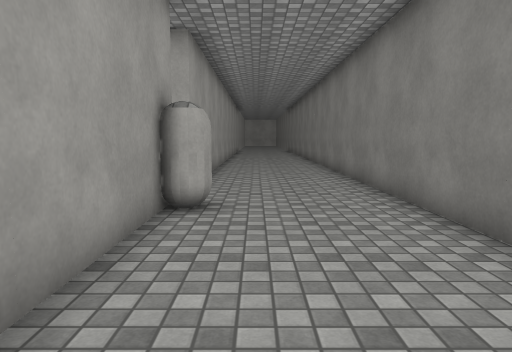
[1] (above)

17 first-person views from a walk through a scene from a Unity 3-D project. The camera is 1.3 m above the floor, tilts 6° down and sees 70° across. The floor is counted in squares, 1 m on a side. Each view is taken from the middle of a square. On the plan, view 1 faces up. The plan holds only what a view shows up to about 15 squares ahead; the rest is blank. The place goes on beyond the plan. The player character is not drawn. Some animated figures are left out. Surface patterns are stand-ins for the level's own textures.

[2]
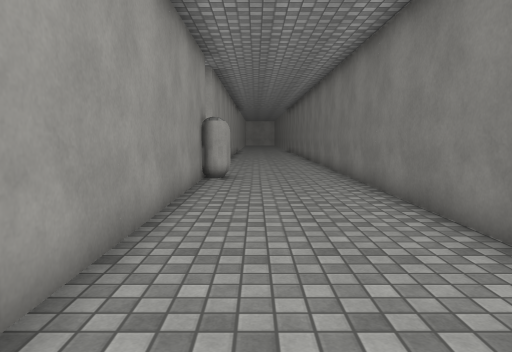

[3]
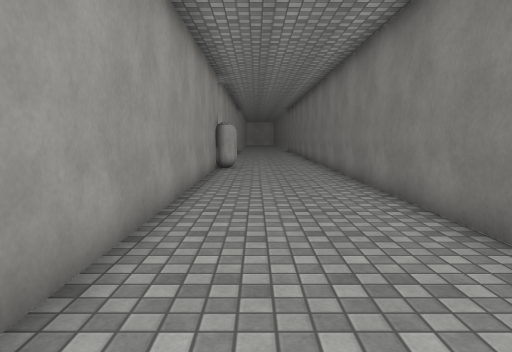

[4]
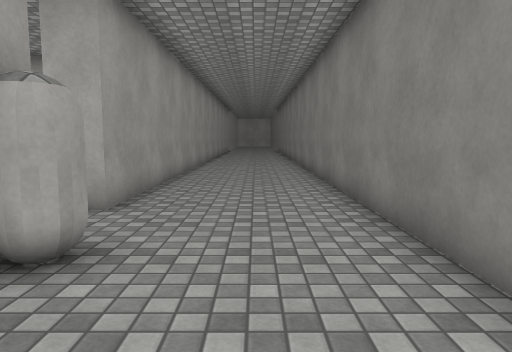

[5]
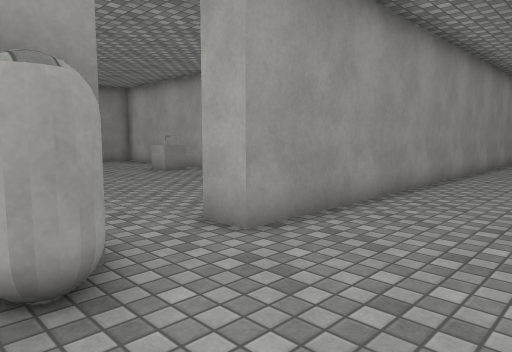

[6]
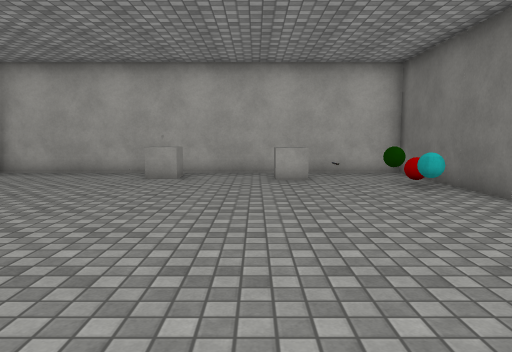

[7]
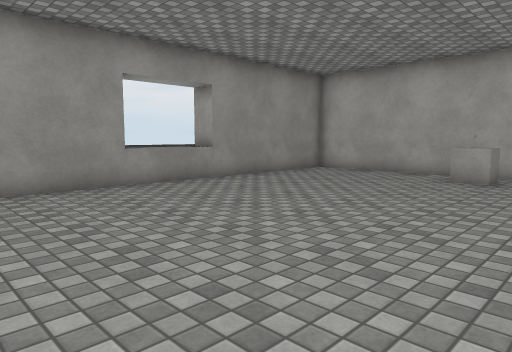

[8]
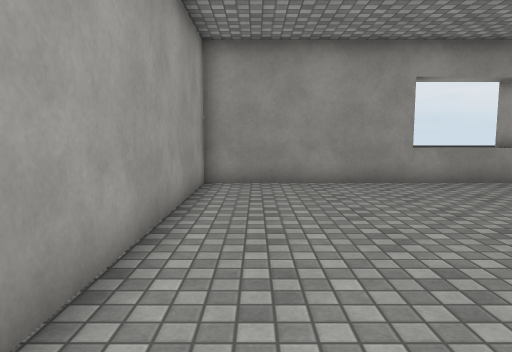

[9]
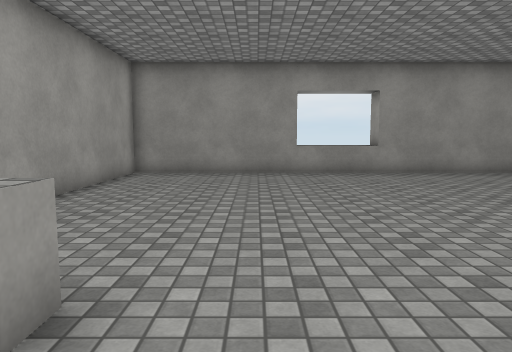

[10]
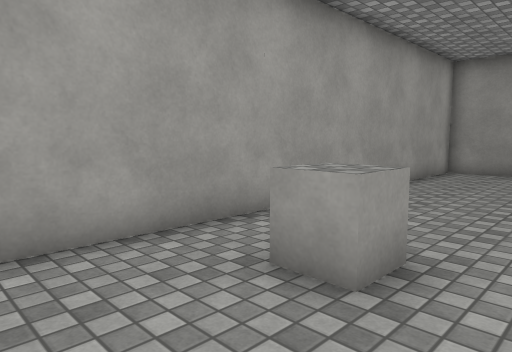

[11]
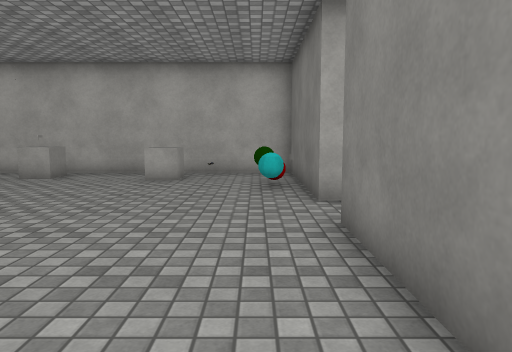

[12]
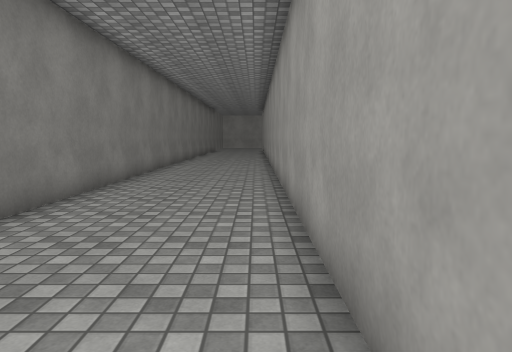

[13]
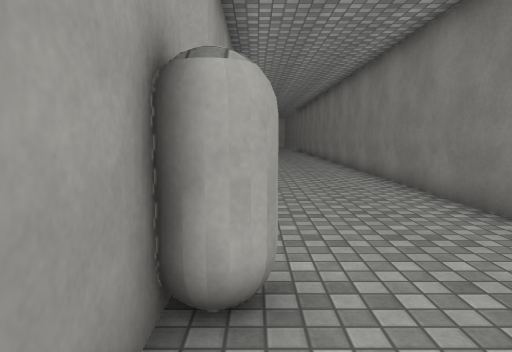

[14]
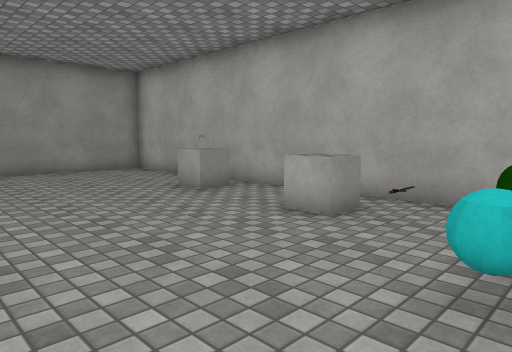

[15]
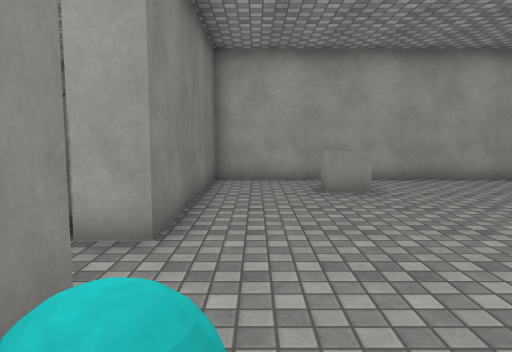

[16]
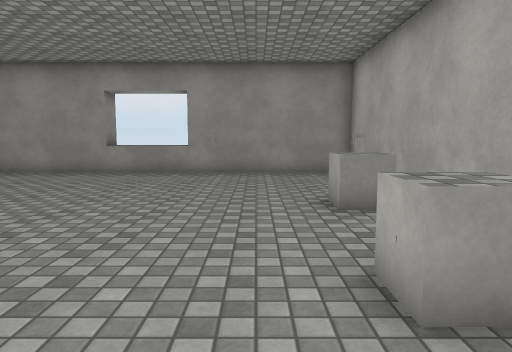

[17]
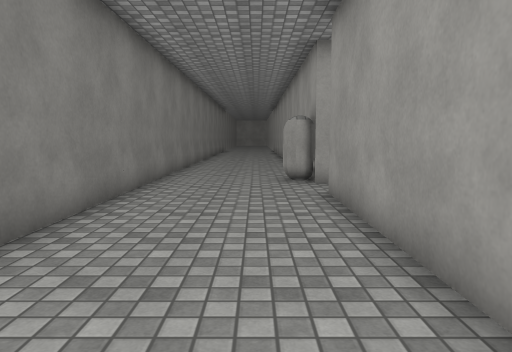

### Floor plan
Points are (right, up) in squares from view 1. A wall is a line through its corners. A room is listed if a view was taken in it or the views show most of it. See-through windows are left out.
Room 1 (views 1, 2, 3, 4, 5, 12, 13, 17)
walls: (-2.7, 7.5) (-1.7, 7.5) (-1.7, -10.1); (3.1, -10) (3.1, 18.5); (-1.7, 18.5) (-1.7, 9.5) (-2.7, 9.5)
ways out: opening at (-2, 8.5) to room 2
objects: capsule (-1, 7)
Room 2 (views 6, 7, 8, 9, 10, 11, 14, 15, 16)
walls: (-2.7, 9.5) (-2.7, 15.5) (-17.5, 15.5) (-17.5, 10.5); (-17.5, 5.6) (-17.5, 0.5) (-2.7, 0.5) (-2.7, 7.5)
ways out: opening at (-2, 8.5) to room 1
objects: cube (-19, 6); cube (-19, 7) to (-18, 7); cube (-19, 8) to (-18, 8); cube (-19, 9) to (-18, 9); cube (-19, 10) to (-18, 10); cube (-18, 6); cube (-11, 14); other object (-7, 13) to (-7, 14); cube (-6, 3); other object (-4, 11); other object (-4, 13); other object (-3, 12)

Positions as (right, up) in squares from view 1, and headings:
1: (0, 0), facing up
2: (0, -5), facing up
3: (0, -9), facing up
4: (1, 3), facing up
5: (2, 6), facing up-left
6: (-8, 2), facing up
7: (-8, 2), facing up-left
8: (-7, 2), facing left
9: (-4, 5), facing left
10: (-3, 5), facing down-left
11: (-4, 2), facing up
12: (-1, 5), facing down
13: (-1, 4), facing up
14: (-3, 8), facing up-left
15: (-4, 12), facing down
16: (-4, 12), facing left
17: (0, 18), facing down
